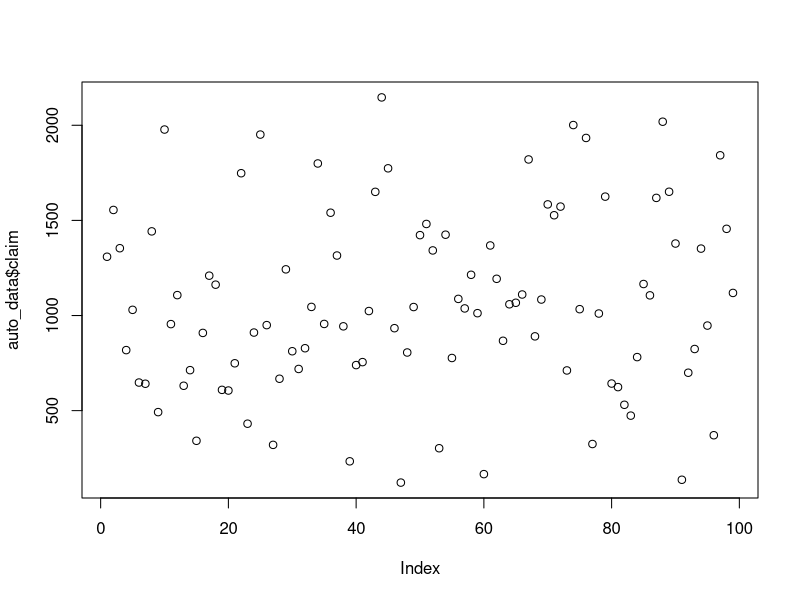
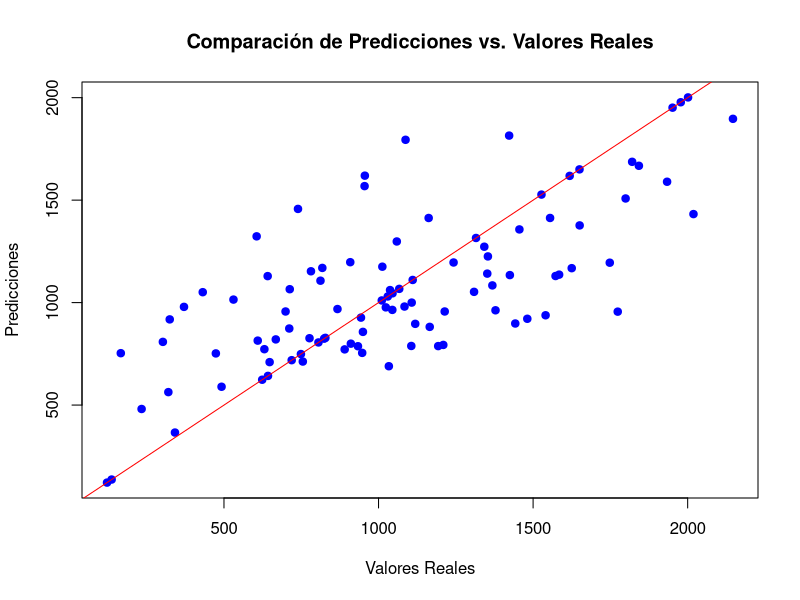

Reproduce these figures in R, in order. (Note: this script raises an error after producing the figures.)
# Crear un data frame simulado
set.seed(123)  # Para reproducibilidad

auto_data <- data.frame(
  age = sample(18:80, 100, replace = TRUE),                 # Edad del conductor
  accidents = sample(0:5, 100, replace = TRUE),             # Número de accidentes
  car_type = sample(c("Sedan", "SUV", "Truck", "Coupe"), 100, replace = TRUE),  # Tipo de auto
  region = sample(c("North", "South", "East", "West"), 100, replace = TRUE),   # Región
  claim_amount = round(rnorm(100, mean = 1000, sd = 500), 2)  # Monto de la reclamación
)

# Mostrar las primeras filas del data frame
head(auto_data)
print(auto_data)# Mostrar todas las filas del data frame

# Convertir variables categóricas a factores
auto_data$age <- as.factor(auto_data$age)
auto_data$car_type <- as.factor(auto_data$car_type)
auto_data$region <- as.factor(auto_data$region)

# Verificar si hay valores negativos
sum(auto_data$claim_amount < 0)

# Eliminar o corregir valores negativos
auto_data <- auto_data[auto_data$claim_amount >= 0, ]

# Crear el modelo GLM utilizando la librería 'stats'
modelo_glm <- glm(claim_amount ~ age + accidents + car_type + region, 
                  family = poisson(link = "log"), data = auto_data)

# Resumen del modelo
summary(modelo_glm)

# Validar el modelo con predicciones
predicciones <- predict(modelo_glm, type = "response")

# Comparar predicciones con valores reales
comparacion <- data.frame(Real = auto_data$claim_amount, Prediccion = predicciones)

# Visualización de los resultados
plot(auto_data$claim)

# Crear el modelo GLM utilizando la familia Gamma
modelo_glm <- glm(claim_amount ~ age + accidents + car_type + region, 
                  family = Gamma(link = "log"), data = auto_data)

# Resumen del modelo
summary(modelo_glm)

# Validar el modelo con predicciones
predicciones <- predict(modelo_glm, type = "response")

# Comparar predicciones con valores reales
comparacion <- data.frame(Real = auto_data$claim_amount, Prediccion = predicciones)

# Visualización de los resultados
plot(auto_data$claim_amount, predicciones, main="Comparación de Predicciones vs. Valores Reales", 
     xlab="Valores Reales", ylab="Predicciones", pch=19, col="blue")
abline(0, 1, col="red")

#Exportar de R a Excel 
# Instalar y cargar la biblioteca necesaria
install.packages("writexl")
library(writexl)
# Exportar el data frame a un archivo Excel
write_xlsx(auto_data, "ruta/donde/deseas/guardar/auto_data.xlsx")

# Residuos del modelo
residuos <- residuals(modelo_glm, type = "deviance")

# Gráfico Q-Q de los residuos
qqnorm(residuos)
qqline(residuos, col = "red")

# Valores ajustados
valores_ajustados <- fitted(modelo_glm)

# Residuos estandarizados
residuos_estandarizados <- rstandard(modelo_glm)

# Gráfico de residuos estandarizados vs valores ajustados
plot(valores_ajustados, residuos_estandarizados, 
     main = "Residuos Estandarizados vs Valores Ajustados", 
     xlab = "Valores Ajustados", ylab = "Residuos Estandarizados")
abline(h = 0, col = "red")

install.packages("lmtest")
library(lmtest)

# Test de Breusch-Pagan
bptest(modelo_glm)

#Tarificación
# Crear un data frame simulado
set.seed(123)  # Para reproducibilidad

auto_data <- data.frame(
  age = sample(18:80, 100, replace = TRUE),                 # Edad del conductor
  accidents = sample(0:5, 100, replace = TRUE),             # Número de accidentes
  car_type = sample(c("Sedan", "SUV", "Truck", "Coupe"), 100, replace = TRUE),  # Tipo de auto
  region = sample(c("North", "South", "East", "West"), 100, replace = TRUE),   # Región
  claim_amount = round(rnorm(100, mean = 1000, sd = 500), 2)  # Monto de la reclamación
)

# Asegurarse de que claim_amount no tiene valores no positivos
auto_data <- auto_data[auto_data$claim_amount > 0, ]

# Convertir variables categóricas a factores
auto_data$age <- as.factor(auto_data$age)
auto_data$car_type <- as.factor(auto_data$car_type)
auto_data$region <- as.factor(auto_data$region)

# Crear el modelo GLM utilizando la familia Gamma
modelo_glm <- glm(claim_amount ~ age + accidents + car_type + region, 
                  family = Gamma(link = "log"), data = auto_data)

# Predecir el monto de la reclamación para nuevos clientes
nuevos_clientes <- data.frame(
  age = sample(18:80, 10, replace = TRUE),                 
  accidents = sample(0:5, 10, replace = TRUE),             
  car_type = sample(c("Sedan", "SUV", "Truck", "Coupe"), 10, replace = TRUE),  
  region = sample(c("North", "South", "East", "West"), 10, replace = TRUE))

# Ajustar niveles de factores para que coincidan con los datos originales
nuevos_clientes$age <- factor(nuevos_clientes$age, levels = levels(auto_data$age))
nuevos_clientes$car_type <- factor(nuevos_clientes$car_type, levels = levels(auto_data$car_type))
nuevos_clientes$region <- factor(nuevos_clientes$region, levels = levels(auto_data$region))

# Predecir el monto de la reclamación utilizando el modelo GLM
predicciones <- predict(modelo_glm, nuevos_clientes, type = "response")
nuevos_clientes$predicted_claim <- predicciones

# Añadir una tarifa fija
tarifa_fija <- 100  
nuevos_clientes$premium <- nuevos_clientes$predicted_claim + tarifa_fija

# Instalar y cargar la biblioteca writexl
install.packages("writexl")
library(writexl)

# Exportar el data frame a un archivo Excel
write_xlsx(nuevos_clientes, "ruta/donde/deseas/guardar/nuevos_clientes.xlsx")

install.packages("car")
library(car)

# Cálculo del VIF
vif(modelo_glm)

#Resultados
print(nuevos_clientes)
head(nuevos_clientes)
tail(nuevos_clientes)
# Instalar y cargar la biblioteca writexl
install.packages("writexl")
library(writexl)

# Exportar el data frame a un archivo Excel
write_xlsx(nuevos_clientes, "ruta/donde/deseas/guardar/nuevos_clientes.xlsx")

# Gráfico de predicciones vs. valores reales
plot(nuevos_clientes$predicted_claim, nuevos_clientes$premium, 
     main="Predicciones vs. Primas Calculadas", 
     xlab="Predicciones del Monto de la Reclamación", ylab="Primas Calculadas", 
     pch=19, col="blue")
abline(0, 1, col="red")
#Resumen
summary(nuevos_clientes)

# Predecir el monto de la reclamación para nuevos clientes utilizando el modelo GLM
predicciones_futuras <- predict(modelo_glm, nuevos_clientes, type = "response")

# Calcular la reserva como la suma de las predicciones futuras
reserva_estimada <- sum(predicciones_futuras)

# Predecir el monto de la reclamación para nuevos clientes
predicciones_futuras <- predict(modelo_glm, nuevos_clientes, type = "response")

# Verificar predicciones
print(predicciones_futuras)

# Manejo de valores faltantes
nuevos_clientes <- na.omit(nuevos_clientes)

# Volver a predecir después de manejar NA
predicciones_futuras <- predict(modelo_glm, nuevos_clientes, type = "response")

# Verificar las nuevas predicciones
print(predicciones_futuras)

# Calcular la reserva como la suma de las predicciones futuras
reserva_estimada <- sum(predicciones_futuras)

# Mostrar la reserva estimada
print(reserva_estimada)

#Reservas con Método Chain-Ladder
# Eliminar filas con valores NA
auto_data <- na.omit(auto_data)

# Crear un ejemplo de triángulo de desarrollo de reclamaciones sin valores NA o Inf
claims_triangle <- matrix(c(
  150, 200, 250, 300, 350, 
  160, 210, 260, 310, 360, 
  170, 220, 270, 320, 370, 
  180, 230, 280, 330, 380, 
  190, 240, 290, 340, 390), 
  nrow = 5, byrow = TRUE)

# Convertir la matriz a un triángulo de desarrollo
claims_triangle <- as.triangle(claims_triangle)
print(claims_triangle)

# Aplicar el método Chain-Ladder
chain_ladder_model <- MackChainLadder(claims_triangle)
print(chain_ladder_model)

# Calcular las reservas
reserves <- summary(chain_ladder_model)$Totals["IBNR",]

# Mostrar las reservas calculadas
print(reserves)

# Instalar y cargar la biblioteca writexl
install.packages("writexl")
library(writexl)

# Crear un data frame con las reservas estimadas
reservas_df <- data.frame(Año = 1:5,  Reservas = reserves)

# Exportar el data frame a un archivo Excel
write_xlsx(reservas_df, "ruta/donde/deseas/guardar/reservas.xlsx")

# Mostrar las primeras filas del data frame resultante
head(reservas_df)
